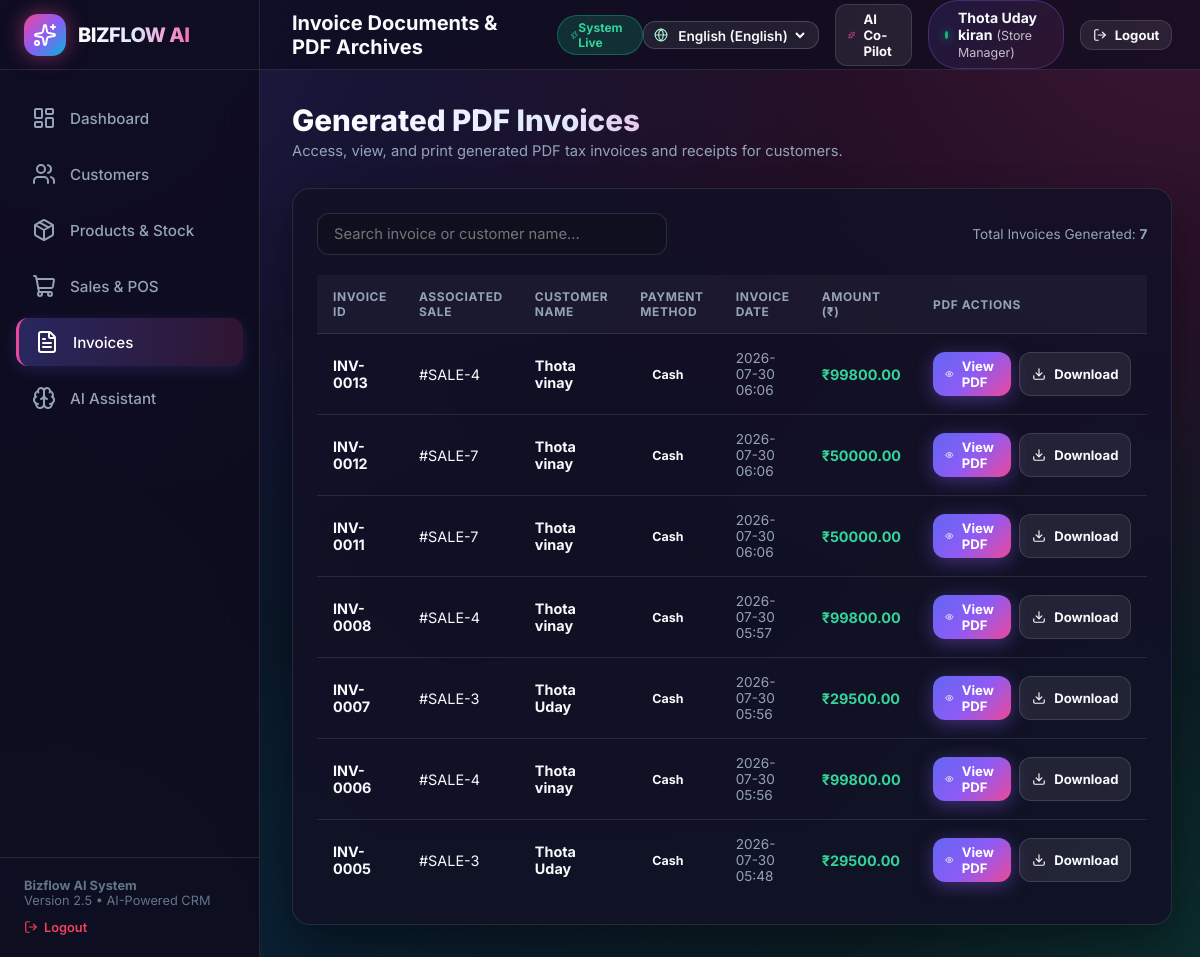
The page /invoices (signed in) on the database its author committed.
### tables this page shows
CREATE TABLE users (
            user_id INTEGER PRIMARY KEY AUTOINCREMENT,
            username TEXT UNIQUE NOT NULL,
            email TEXT UNIQUE NOT NULL,
            password_hash TEXT NOT NULL,
            name TEXT NOT NULL,
            role TEXT DEFAULT 'Admin',
            reset_question TEXT DEFAULT 'What is your store name?',
            reset_answer TEXT DEFAULT 'Bizflow Store',
            created_at TIMESTAMP DEFAULT CURRENT_TIMESTAMP
        );

CREATE TABLE invoices (
            invoice_id INTEGER PRIMARY KEY AUTOINCREMENT,
            sale_id INTEGER NOT NULL,
            customer_id INTEGER NOT NULL,
            file_path TEXT NOT NULL,
            date TIMESTAMP DEFAULT CURRENT_TIMESTAMP,
            amount REAL NOT NULL, user_id INTEGER DEFAULT 1,
            FOREIGN KEY (sale_id) REFERENCES sales (sale_id),
            FOREIGN KEY (customer_id) REFERENCES customers (customer_id)
        );

CREATE TABLE customers (
            customer_id INTEGER PRIMARY KEY AUTOINCREMENT,
            name TEXT NOT NULL,
            phone TEXT NOT NULL,
            email TEXT,
            address TEXT,
            created_at TIMESTAMP DEFAULT CURRENT_TIMESTAMP
        , user_id INTEGER DEFAULT 1);

CREATE TABLE sales (
            sale_id INTEGER PRIMARY KEY AUTOINCREMENT,
            customer_id INTEGER NOT NULL,
            total_amount REAL NOT NULL,
            discount REAL DEFAULT 0.0,
            date TIMESTAMP DEFAULT CURRENT_TIMESTAMP,
            status TEXT DEFAULT 'Completed', user_id INTEGER DEFAULT 1, payment_method TEXT DEFAULT 'Cash',
            FOREIGN KEY (customer_id) REFERENCES customers (customer_id)
        );

### app.py (the view)
@app.route('/invoices')
@login_required
def invoices_page():
    user_id = session['user_id']
    invoices = get_all_invoices(user_id)
    return render_template('invoices.html', active_page='invoices', invoices=invoices)

### app.py (called while the page is built)
@app.context_processor
def inject_global_vars():
    user_id = session.get('user_id')
    user = get_user_by_id(user_id) if user_id else None
    current_lang = session.get('lang', 'en')
    if current_lang not in SUPPORTED_LANGUAGES:
        current_lang = 'en'
    def t(key):
        return get_translation(key, current_lang)
    return dict(
        current_user=user,
        current_lang=current_lang,
        supported_languages=SUPPORTED_LANGUAGES,
        translations=TRANSLATIONS,
        t=t
    )

def login_required(f):
    @wraps(f)
    def decorated_function(*args, **kwargs):
        if not session.get('user_id'):
            flash('Please sign in to access your Bizflow AI workspace.', 'error')
            return redirect(url_for('login_route'))
        return f(*args, **kwargs)
    return decorated_function

### database.py (called while the page is built)
def get_db_connection():
    conn = sqlite3.connect(DATABASE_PATH)
    conn.row_factory = sqlite3.Row
    return conn

### models.py (called while the page is built)
def get_user_by_id(user_id):
    conn = get_db_connection()
    user = conn.execute('SELECT * FROM users WHERE user_id = ?', (user_id,)).fetchone()
    conn.close()
    return dict(user) if user else None

def get_all_invoices(user_id):
    conn = get_db_connection()
    invoices = conn.execute('''
        SELECT i.*, c.name as customer_name, s.date as sale_date, s.payment_method
        FROM invoices i
        JOIN customers c ON i.customer_id = c.customer_id
        JOIN sales s ON i.sale_id = s.sale_id
        WHERE i.user_id = ?
        ORDER BY i.date DESC
    ''', (user_id,)).fetchall()
    conn.close()
    return [dict(inv) for inv in invoices]

### translations.py (called while the page is built)
def get_translation(key, lang='en'):
    if not lang or lang not in TRANSLATIONS:
        lang = 'en'
    lang_dict = TRANSLATIONS.get(lang, TRANSLATIONS['en'])
    return lang_dict.get(key, TRANSLATIONS['en'].get(key, key))

### templates/invoices.html (shortened to what this page needs)
{% extends 'base.html' %}
{% block page_heading %}Invoice Documents & PDF Archives{% endblock %}
{% block content %}
<div class="page-header">
    <div class="page-title-group">
        <h1>Generated PDF Invoices</h1>
        <p>Access, view, and print generated PDF tax invoices and receipts for customers.</p>
    </div>
</div>
<div class="card">
    <div style="display:flex; justify-content:space-between; align-items:center; margin-bottom:20px; gap:16px;">
        <div style="position:relative; flex:1; max-width:350px;">
            <input type="text" class="form-control table-search" data-table="invoicesTable" placeholder="Search invoice or customer name...">
        </div>
        <div style="font-size:0.85rem; color:var(--text-muted);">
            Total Invoices Generated: <b>{{ invoices|length }}</b>
        </div>
    </div>
    <div class="table-container">
        <table id="invoicesTable">
            <thead>
                <tr>
                    <th>Invoice ID</th>
                    <th>Associated Sale</th>
                    <th>Customer Name</th>
                    <th>Payment Method</th>
                    <th>Invoice Date</th>
                    <th>Amount (₹)</th>
                    <th>PDF Actions</th>
                </tr>
            </thead>
            <tbody>
                {% if invoices %}
                    {% for inv in invoices %}
                    <tr>
                        <td><b>INV-{{ "%04d"|format(inv.invoice_id) }}</b></td>
                        <td>#SALE-{{ inv.sale_id }}</td>
                        <td><b>{{ inv.customer_name }}</b></td>
                        <td><span class="badge badge-indigo">{{ inv.payment_method or 'Cash' }}</span></td>
                        <td style="color:var(--text-muted); font-size:0.85rem;">{{ inv.date[:16] }}</td>
                        <td><strong style="color:#34D399;">₹{{ "%.2f"|format(inv.amount) }}</strong></td>
                        <td>
                            <div style="display:flex; gap:8px;">
                                <a href="{{ url_for('download_invoice_file', invoice_id=inv.invoice_id) }}" target="_blank" class="btn btn-primary btn-sm">
                                    <i data-lucide="eye" style="width:14px; height:14px;"></i> View PDF
                                </a>
                                <a href="{{ url_for('download_invoice_file', invoice_id=inv.invoice_id) }}?download=1" class="btn btn-secondary btn-sm">
                                    <i data-lucide="download" style="width:14px; height:14px;"></i> Download
                                </a>
                            </div>
                        </td>
                    </tr>
                    {% endfor %}
                {% else %}
                    <tr>
                        <td colspan="7" style="text-align:center; color: var(--text-muted);">No invoices generated yet. Create a sale in the Sales & POS page to generate your first invoice!</td>
                    </tr>
                {% endif %}
            </tbody>
        </table>
    </div>
</div>
{% endblock %}

### templates/base.html (shortened to what this page needs)
<!DOCTYPE html>
<html lang="{{ current_lang }}">
<head>
    <link rel="stylesheet" href="{{ url_for('static', filename='css/style.css') }}">
</head>
<body>
    <aside class="sidebar">
        <a href="{{ url_for('index') }}" class="brand-container" style="text-decoration: none;">
            <div class="brand-icon">
                <i data-lucide="sparkles"></i>
            </div>
            <span class="brand-title">BIZFLOW AI</span>
        </a>
        <ul class="nav-menu">
            <li class="nav-item {% if active_page == 'dashboard' %}active{% endif %}">
                <a href="{{ url_for('dashboard') }}">
                    <i data-lucide="layout-dashboard"></i>
                    <span data-i18n="nav_dashboard">{{ t('nav_dashboard') }}</span>
                </a>
            </li>
            <li class="nav-item {% if active_page == 'customers' %}active{% endif %}">
                <a href="{{ url_for('customers_page') }}">
                    <i data-lucide="users"></i>
                    <span data-i18n="nav_customers">{{ t('nav_customers') }}</span>
                </a>
            </li>
            <li class="nav-item {% if active_page == 'products' %}active{% endif %}">
                <a href="{{ url_for('products_page') }}">
                    <i data-lucide="package"></i>
                    <span data-i18n="nav_products">{{ t('nav_products') }}</span>
                </a>
            </li>
            <li class="nav-item {% if active_page == 'sales' %}active{% endif %}">
                <a href="{{ url_for('sales_page') }}">
                    <i data-lucide="shopping-cart"></i>
                    <span data-i18n="nav_sales">{{ t('nav_sales') }}</span>
                </a>
            </li>
            <li class="nav-item {% if active_page == 'invoices' %}active{% endif %}">
                <a href="{{ url_for('invoices_page') }}">
                    <i data-lucide="file-text"></i>
                    <span data-i18n="nav_invoices">{{ t('nav_invoices') }}</span>
                </a>
            </li>
            <li class="nav-item {% if active_page == 'ai' %}active{% endif %}">
                <a href="{{ url_for('ai_assistant_page') }}">
                    <i data-lucide="brain"></i>
                    <span data-i18n="nav_ai_assistant">{{ t('nav_ai_assistant') }}</span>
                </a>
            </li>
        </ul>
        <div class="sidebar-footer">
            <p><strong>Bizflow AI System</strong></p>
            <p>Version 2.5 • AI-Powered CRM</p>
            <div style="margin-top:12px;">
                <a href="{{ url_for('logout_route') }}" style="color:var(--accent-rose); text-decoration:none; font-weight:600; display:inline-flex; align-items:center; gap:6px;">
                    <i data-lucide="log-out" style="width:14px; height:14px;"></i> <span data-i18n="logout">{{ t('logout') }}</span>
                </a>
            </div>
        </div>
    </aside>
    <div class="main-wrapper">
        <header class="top-header">
            <div style="display:flex; align-items:center; gap:16px;">
                <div class="header-title">{% block page_heading %}Dashboard{% endblock %}</div>
                <span class="badge badge-emerald" style="font-size:0.75rem;"><i data-lucide="zap" style="width:12px;"></i> <span data-i18n="system_live">{{ t('system_live') }}</span></span>
            </div>
            <div class="header-actions">
                <div class="lang-selector-wrapper" title="Select Language">
                    <i data-lucide="globe" style="width:14px; height:14px; color:#A7F3D0;"></i>
                    <select class="bizflow-lang-select" aria-label="Select Language">
                        {% for code, lang in supported_languages.items() %}
                            <option value="{{ code }}" {% if current_lang == code %}selected{% endif %}>{{ lang.native }} ({{ lang.name }})</option>
                        {% endfor %}
                    </select>
                </div>
                <a href="{{ url_for('ai_assistant_page') }}" class="btn btn-secondary btn-sm" title="Ask Gemini AI">
                    <i data-lucide="sparkles" style="color:#EC4899; width:14px; height:14px;"></i> <span data-i18n="ai_copilot_btn">{{ t('ai_copilot_btn') }}</span>
                </a>
                <div class="user-badge">
                    <span class="status-dot"></span>
                    <span><strong>{{ current_user['name'] if current_user else 'Store Manager' }}</strong> <span style="opacity:0.75; font-size:0.78rem;">({{ current_user['role'] if current_user else 'Store Manager' }})</span></span>
                </div>
                <a href="{{ url_for('logout_route') }}" class="btn btn-secondary btn-sm" title="Log out of session">
                    <i data-lucide="log-out" style="width:14px; height:14px;"></i> <span data-i18n="logout">{{ t('logout') }}</span>
                </a>
            </div>
        </header>
        <main class="content-body">
            {% block content %}{% endblock %}
        </main>
    </div>
</body>
</html>

### rows shown on the page
users: name "Thota Uday kiran", role "Store Manager"
invoices: invoice_id "0013", sale_id "4", customer_name "Thota vinay", payment_method "Cash", date "2026-07-30 06:06", amount "99800.00"
invoices: invoice_id "0012", sale_id "7", customer_name "Thota vinay", payment_method "Cash", date "2026-07-30 06:06", amount "50000.00"
invoices: invoice_id "0011", sale_id "7", customer_name "Thota vinay", payment_method "Cash", date "2026-07-30 06:06", amount "50000.00"
invoices: invoice_id "0008", sale_id "4", customer_name "Thota vinay", payment_method "Cash", date "2026-07-30 05:57", amount "99800.00"
invoices: invoice_id "0007", sale_id "3", customer_name "Thota Uday", payment_method "Cash", date "2026-07-30 05:56", amount "29500.00"
invoices: invoice_id "0006", sale_id "4", customer_name "Thota vinay", payment_method "Cash", date "2026-07-30 05:56", amount "99800.00"
invoices: invoice_id "0005", sale_id "3", customer_name "Thota Uday", payment_method "Cash", date "2026-07-30 05:48", amount "29500.00"

### other values the page prints
{{ invoices|length }} "7"
form field value "English (English)"
